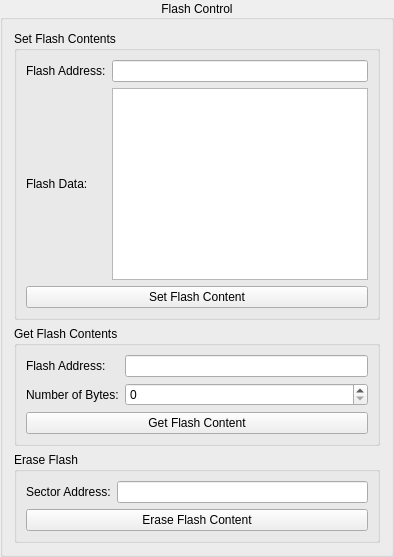
             <widget class="QGroupBox" name="flashControlGroupBox">
              <property name="title">
               <string>Flash Control</string>
              </property>
              <property name="alignment">
               <set>Qt::AlignCenter</set>
              </property>
              <layout class="QGridLayout" name="gridLayout_10">
               <item row="2" column="0" colspan="2">
                <widget class="QGroupBox" name="groupBox_14">
                 <property name="title">
                  <string>Erase Flash</string>
                 </property>
                 <property name="flat">
                  <bool>true</bool>
                 </property>
                 <layout class="QGridLayout" name="gridLayout_33">
                  <item row="0" column="0">
                   <widget class="QLabel" name="label_66">
                    <property name="text">
                     <string>Sector Address:</string>
                    </property>
                   </widget>
                  </item>
                  <item row="0" column="1">
                   <widget class="QLineEdit" name="FlashControl_EraseFlash_Address_LineEdit"/>
                  </item>
                  <item row="1" column="0" colspan="2">
                   <widget class="QPushButton" name="FlashControl_EraseFlash_Erase_Button">
                    <property name="text">
                     <string>Erase Flash Content</string>
                    </property>
                   </widget>
                  </item>
                 </layout>
                </widget>
               </item>
               <item row="1" column="0" colspan="2">
                <widget class="QGroupBox" name="groupBox_15">
                 <property name="title">
                  <string>Get Flash Contents</string>
                 </property>
                 <property name="flat">
                  <bool>true</bool>
                 </property>
                 <layout class="QGridLayout" name="gridLayout_34">
                  <item row="0" column="0">
                   <widget class="QLabel" name="label_67">
                    <property name="text">
                     <string>Flash Address:</string>
                    </property>
                   </widget>
                  </item>
                  <item row="0" column="1">
                   <widget class="QLineEdit" name="FlashControl_GetFlashContent_Address_LineEdit"/>
                  </item>
                  <item row="1" column="0">
                   <widget class="QLabel" name="label_68">
                    <property name="text">
                     <string>Number of Bytes:</string>
                    </property>
                   </widget>
                  </item>
                  <item row="1" column="1">
                   <widget class="QSpinBox" name="FlashControl_GetFlashContent_NumberOfBytes_SpinBox"/>
                  </item>
                  <item row="2" column="0" colspan="2">
                   <widget class="QPushButton" name="FlashControl_GetFlashContent_Get_Button">
                    <property name="text">
                     <string>Get Flash Content</string>
                    </property>
                   </widget>
                  </item>
                 </layout>
                </widget>
               </item>
               <item row="0" column="0" colspan="2">
                <widget class="QGroupBox" name="groupBox_16">
                 <property name="title">
                  <string>Set Flash Contents</string>
                 </property>
                 <property name="flat">
                  <bool>true</bool>
                 </property>
                 <layout class="QGridLayout" name="gridLayout_35">
                  <item row="0" column="0">
                   <widget class="QLabel" name="label_69">
                    <property name="text">
                     <string>Flash Address:</string>
                    </property>
                   </widget>
                  </item>
                  <item row="1" column="0">
                   <widget class="QLabel" name="label_70">
                    <property name="text">
                     <string>Flash Data:</string>
                    </property>
                   </widget>
                  </item>
                  <item row="0" column="1">
                   <widget class="QLineEdit" name="FlashControl_FlashAddress_LineEdit"/>
                  </item>
                  <item row="1" column="1">
                   <widget class="QPlainTextEdit" name="FlashControl_FlashData_PlainTextBox"/>
                  </item>
                  <item row="2" column="0" colspan="2">
                   <widget class="QPushButton" name="FlashControl_SetFlashContent_Button">
                    <property name="text">
                     <string>Set Flash Content</string>
                    </property>
                   </widget>
                  </item>
                 </layout>
                </widget>
               </item>
              </layout>
             </widget>
